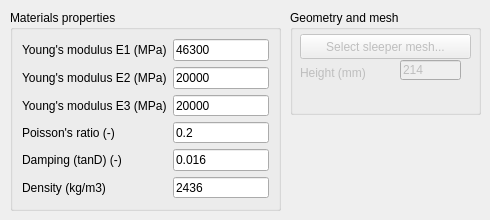
        <widget class="QWidget" name="tab_9">
         <attribute name="title">
          <string>Sleepers</string>
         </attribute>
         <widget class="QGroupBox" name="groupBox_10">
          <property name="enabled">
           <bool>true</bool>
          </property>
          <property name="geometry">
           <rect>
            <x>10</x>
            <y>10</y>
            <width>271</width>
            <height>201</height>
           </rect>
          </property>
          <property name="title">
           <string>Materials properties</string>
          </property>
          <layout class="QGridLayout" name="gridLayout_10">
           <item row="5" column="0">
            <widget class="QLabel" name="label_31">
             <property name="enabled">
              <bool>true</bool>
             </property>
             <property name="text">
              <string>Poisson's ratio (-)</string>
             </property>
            </widget>
           </item>
           <item row="8" column="0">
            <widget class="QLabel" name="label_32">
             <property name="enabled">
              <bool>true</bool>
             </property>
             <property name="text">
              <string>Density (kg/m3)</string>
             </property>
            </widget>
           </item>
           <item row="5" column="1">
            <widget class="QLineEdit" name="txt_nuSleeper">
             <property name="enabled">
              <bool>true</bool>
             </property>
             <property name="text">
              <string>0.2</string>
             </property>
            </widget>
           </item>
           <item row="8" column="1">
            <widget class="QLineEdit" name="txt_rhoSleeper">
             <property name="enabled">
              <bool>true</bool>
             </property>
             <property name="text">
              <string>2436</string>
             </property>
            </widget>
           </item>
           <item row="6" column="0">
            <widget class="QLabel" name="label_34">
             <property name="enabled">
              <bool>true</bool>
             </property>
             <property name="text">
              <string>Damping (tanD) (-)</string>
             </property>
            </widget>
           </item>
           <item row="0" column="1">
            <widget class="QLineEdit" name="txt_E1Sleeper">
             <property name="enabled">
              <bool>true</bool>
             </property>
             <property name="toolTip">
              <string>&lt;html&gt;&lt;head/&gt;&lt;body&gt;&lt;p&gt;Longitudinal = Z = along the steel reinforcement if concrete sleepers&lt;/p&gt;&lt;/body&gt;&lt;/html&gt;</string>
             </property>
             <property name="text">
              <string>46300</string>
             </property>
            </widget>
           </item>
           <item row="0" column="0">
            <widget class="QLabel" name="label_33">
             <property name="enabled">
              <bool>true</bool>
             </property>
             <property name="text">
              <string>Young's modulus E1 (MPa)</string>
             </property>
            </widget>
           </item>
           <item row="6" column="1">
            <widget class="QLineEdit" name="txt_tanDSleeper">
             <property name="enabled">
              <bool>true</bool>
             </property>
             <property name="text">
              <string>0.016</string>
             </property>
            </widget>
           </item>
           <item row="1" column="0">
            <widget class="QLabel" name="label_42">
             <property name="enabled">
              <bool>true</bool>
             </property>
             <property name="text">
              <string>Young's modulus E2 (MPa)</string>
             </property>
            </widget>
           </item>
           <item row="1" column="1">
            <widget class="QLineEdit" name="txt_E2Sleeper">
             <property name="enabled">
              <bool>true</bool>
             </property>
             <property name="toolTip">
              <string>Vertical storage modulus</string>
             </property>
             <property name="text">
              <string>20000</string>
             </property>
            </widget>
           </item>
           <item row="2" column="0">
            <widget class="QLabel" name="label_43">
             <property name="enabled">
              <bool>true</bool>
             </property>
             <property name="text">
              <string>Young's modulus E3 (MPa)</string>
             </property>
            </widget>
           </item>
           <item row="2" column="1">
            <widget class="QLineEdit" name="txt_E3Sleeper">
             <property name="enabled">
              <bool>true</bool>
             </property>
             <property name="toolTip">
              <string>Lateral storage modulus</string>
             </property>
             <property name="text">
              <string>20000</string>
             </property>
            </widget>
           </item>
          </layout>
         </widget>
         <widget class="QGroupBox" name="groupBox_11">
          <property name="geometry">
           <rect>
            <x>290</x>
            <y>10</y>
            <width>191</width>
            <height>105</height>
           </rect>
          </property>
          <property name="title">
           <string>Geometry and mesh</string>
          </property>
          <widget class="QPushButton" name="btn_sleeperMesh">
           <property name="enabled">
            <bool>false</bool>
           </property>
           <property name="geometry">
            <rect>
             <x>10</x>
             <y>24</y>
             <width>171</width>
             <height>25</height>
            </rect>
           </property>
           <property name="toolTip">
            <string>&lt;html&gt;&lt;head/&gt;&lt;body&gt;&lt;p&gt;&lt;br/&gt;&lt;/p&gt;&lt;/body&gt;&lt;/html&gt;</string>
           </property>
           <property name="text">
            <string>Select sleeper mesh...</string>
           </property>
          </widget>
          <widget class="QLabel" name="label_50">
           <property name="enabled">
            <bool>false</bool>
           </property>
           <property name="geometry">
            <rect>
             <x>10</x>
             <y>55</y>
             <width>91</width>
             <height>16</height>
            </rect>
           </property>
           <property name="text">
            <string>Height (mm)</string>
           </property>
          </widget>
          <widget class="QLineEdit" name="txt_slpHeight">
           <property name="enabled">
            <bool>false</bool>
           </property>
           <property name="geometry">
            <rect>
             <x>110</x>
             <y>50</y>
             <width>61</width>
             <height>20</height>
            </rect>
           </property>
           <property name="toolTip">
            <string>&lt;html&gt;&lt;head/&gt;&lt;body&gt;&lt;p&gt;Height between the bottom of the sleeper and the middle of the face, which is in contact with the pad. For RpIV wooden sleeper, the height is 150mm.&lt;/p&gt;&lt;/body&gt;&lt;/html&gt;</string>
           </property>
           <property name="text">
            <string>214</string>
           </property>
          </widget>
         </widget>
        </widget>
